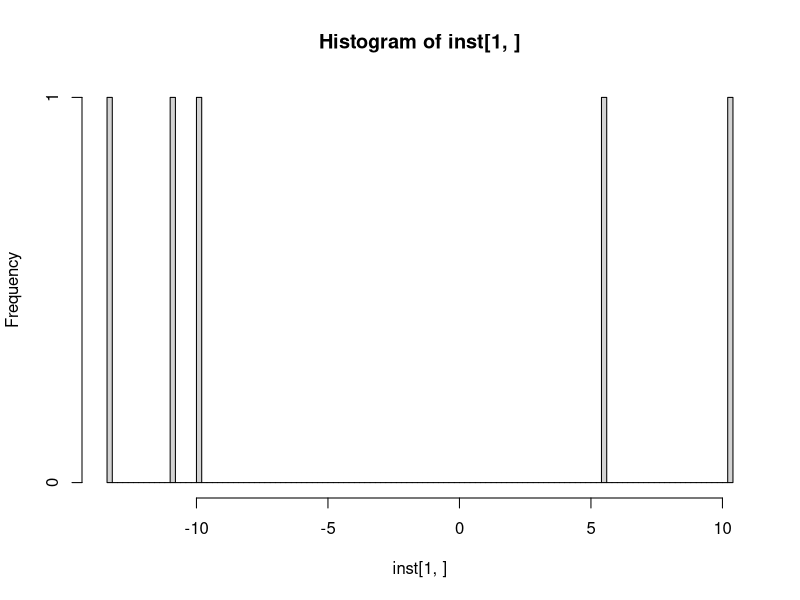

The R script that drew this image:
gmm_sample <- function(N) {
    y <- sample(c(1,-1), size=N, replace=TRUE, prob=c(.7,.3))
    x <- sapply(y, function(t) ifelse(t>0, rnorm(1,-10.,2.),rnorm(1,5.,3.)))
    matrix(c(x, y), 2, N, byrow=TRUE)
}

N <- 5
inst <- gmm_sample(N)
#print(instances)

png("test.png")
hist(inst[1,], breaks=100)

M <- 2
X <- inst[1,]
Y <- sample(c(1, -1))
Alpha   <- c(.5,.5)
Miu     <- runif(M)
Sigma   <- runif(M, 1, 10)
Gamma   <- matrix(rep(0., N*M), nrow = M)

#print(Gamma)

T <- 5
eps <- 1e-4
for (step in 1:T) {
    for (k in 1:M) {
        Gamma[k,] <- Alpha[k]*sapply(X, dnorm, Miu[k], Sigma[k])
        #print(Gamma[j,])
    }

    print(Gamma)
    tmp <- colSums(Gamma)
    Gamma <- Gamma/tmp
    #print(tmp)

    for (k in 1:M) {
        Nk          <- sum(Gamma[k,])
        Miu[k]      <- sum(Gamma[k,]*X)/Nk
        Sigma[k]    <- sum((X-Miu[k])%*%(X-Miu[k]))/Nk
        Alpha[k]    <- Nk/N
    }
}

print(Miu)
print(Sigma)
